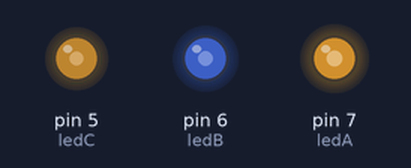
This sketch was run on a simulated Arduino Uno, built with avr-gcc and run on an emulated ATmega328P. Shown: output pins drawn as LEDs (lit = HIGH).

Above: at 0.1 s.
Timing chart, 0 to 1.6 s (numbered marks = the images above):
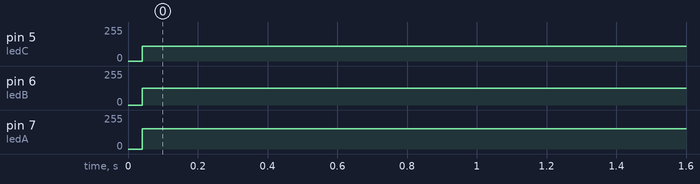

Measured:
- by itself, pin 5 (ledC): 0/255 → 111/255 at 0.04 s
- by itself, pin 6 (ledB): 0/255 → 125/255 at 0.04 s
- by itself, pin 7 (ledA): 0/255 → 153/255 at 0.04 s

The sketch:

Comptador_ciclic_binari.ino
```cpp
const int ledA = 7;
const int ledB = 6;
const int ledC = 5;
const int buttonPin = 4;

void setup()
{
pinMode(ledA, OUTPUT);
pinMode(ledB, OUTPUT);
pinMode(ledC, OUTPUT);
pinMode(buttonPin, INPUT);
}

void loop()
{
int buttonPin=1;
 for(int N=0; N<=7; N=N+buttonPin)
 {
  switch(N)
  {
    case 1:
    digitalWrite(ledA,0);
    digitalWrite(ledB,0);
    digitalWrite(ledC,1);

    case 2:
    digitalWrite(ledA,0);
    digitalWrite(ledB,1);
    digitalWrite(ledC,0);

    case 3:
    digitalWrite(ledA,0);
    digitalWrite(ledB,1);
    digitalWrite(ledC,1);

    case 4:
    digitalWrite(ledA,1);
    digitalWrite(ledB,0);
    digitalWrite(ledC,0);

    case 5:
    digitalWrite(ledA,1);
    digitalWrite(ledB,0);
    digitalWrite(ledC,1);

    case 6:
    digitalWrite(ledA,1);
    digitalWrite(ledB,1);
    digitalWrite(ledC,0);

    case 7:
    digitalWrite(ledA,1);
    digitalWrite(ledB,1);
    digitalWrite(ledC,1);

    default:
    digitalWrite(ledA,0);
    digitalWrite(ledB,0);
    digitalWrite(ledC,0);
  }
 }
}
```
